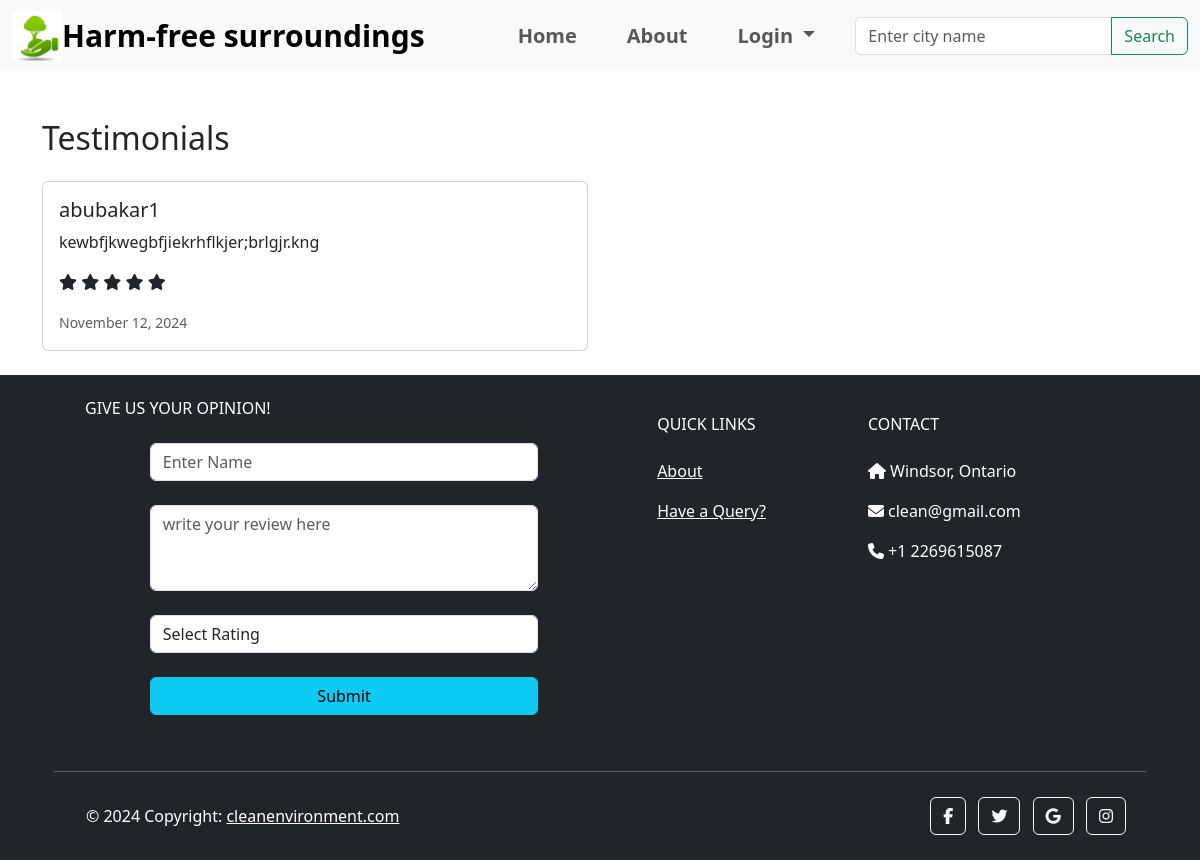
The page /feedback/ on the database its author committed.
### city/models.py (models this page shows, shortened)
class Feedback(models.Model):
    person_name = models.CharField(max_length=255)
    testimonial = models.TextField()
    rating = models.IntegerField()
    date = models.DateTimeField(auto_now_add=True)

### city/views.py (the view)
# urls.py: path('feedback/', views.feedback, name='feedback'),
def feedback(request):
    if request.method == 'POST':
        form = FeedbackForm(request.POST)
        if form.is_valid():
            if request.user.is_authenticated:
                feedback = form.save(commit=False)
                feedback.name = request.user.username
                feedback.save()
            else:
                form.save()
    else:
        feedback_list = Feedback.objects.all().order_by(
            '-date')  # Fetch all feedback, ordered by date (most recent first)
        numbers = range(1, 6)  # Example range from 1 to 5
        return render(request, 'city/feedback_list.html', {'feedback_list': feedback_list, 'numbers': numbers})
    previous_url = request.META.get('HTTP_REFERER')
    if previous_url:
        return HttpResponseRedirect(previous_url)
    else:
        return redirect('home')  # Redirect to home if no referer is found

### city/templatetags/custom_filters.py (called while the page is built)
@register.filter
def make_list(value):
    return range(value)

@register.filter
def subtract(value, arg):
    return value - arg

### city/templates/city/feedback_list.html (shortened to what this page needs)
{% extends "city/navbar.html" %}
{% load custom_filters %}
{% block content %}
<div class="container mt-5">
  <h2 class="mb-4">Testimonials</h2>
  <div class="row">
    {% for feedback in feedback_list %}
    <div class="col-md-6 mb-4">
      <div class="card h-100">
        <div class="card-body">
          <h5 class="card-title">{{ feedback.person_name }}</h5>
          <p class="card-text">{{ feedback.testimonial }}</p>
      <p class="card-text">
            {% for i in feedback.rating|make_list %}
              <span class="fa fa-star checked"></span>
            {% endfor %}
          </p>
          <p class="card-text"><small class="text-muted">{{ feedback.date|date:"F d, Y" }}</small></p>
        </div>
      </div>
    </div>
    {% endfor %}
  </div>
</div>
{% endblock content %}

### static/css/style.css (style rules this page uses)
html, body { margin: 0; padding: 0; }

### rows shown on the page
Feedback: person_name "abubakar1", testimonial "kewbfjkwegbfjiekrhflkjer;brlgjr.kng", rating 5 (drawn), date "November 12, 2024"
